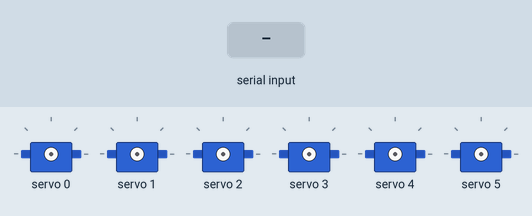
Recording of a sketch running on a simulated ESP32. On the bench: 6 × servo. Inputs (shaded band) come from the test bench. Random numbers use the default seed unless the sketch sets one; nothing arrives over Bluetooth unless stated; what the sketch prints to the serial monitor is not drawn.

Above: at 1.2 s.
1.3 s: "1" received over the second serial link
At 2.8 s:
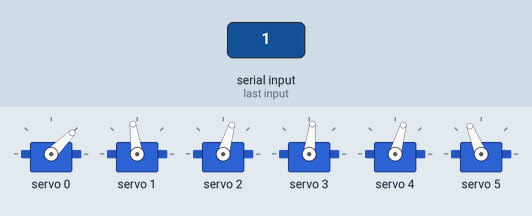
3.5 s: "2" received over the second serial link
At 5.0 s:
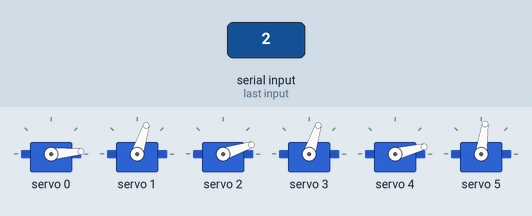
6.5 s: "1" received over the second serial link
8.7 s: "2" received over the second serial link
At 10.5 s:
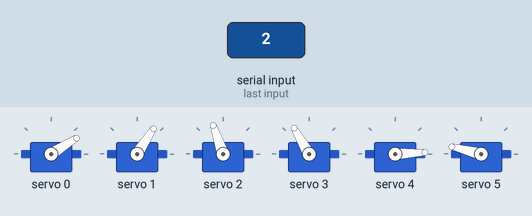
Timing chart, 0 to 11.9 s (numbered marks = the images above; inputs shaded):
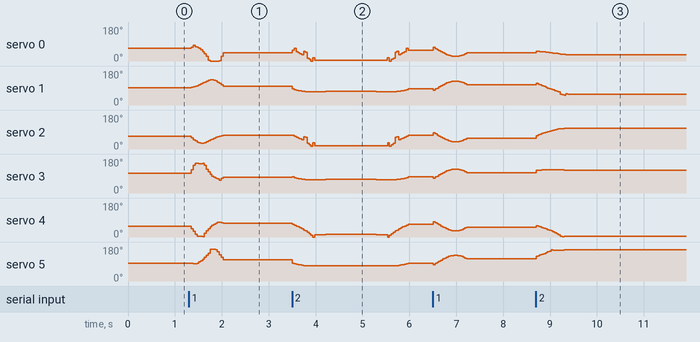

Measured:
- after the input at 8.7 s, servo 2: rises from 57° to 110° in 0.63 s, then falls to 109° in 0.08 s

The sketch:

xiaoai_robot_esp.ino
```cpp
#include <Wire.h>
#include <Adafruit_PWMServoDriver.h>
Adafruit_PWMServoDriver pwm = Adafruit_PWMServoDriver();
#include "BluetoothSerial.h"
#if !defined(CONFIG_BT_ENABLED) || !defined(CONFIG_BLUEDROID_ENABLED)
#error Bluetooth is not enabled! Please run `make menuconfig` to enable it
#endif
BluetoothSerial SerialBT;

#define SERVOMIN  150 // 这是舵机脉冲的最小计数值（在4096个计数值中）
#define SERVOMAX  600 // 这是舵机脉冲的最大计数值（在4096个计数值中）
#define USMIN  600 // 这是舵机最小脉冲的微秒值，基于最小脉冲计数值150
#define USMAX  2400 // 这是舵机最大脉冲的微秒值，基于最大脉冲计数值600
#define SERVO_FREQ 50 // 模拟舵机运行频率约为50 Hz
uint8_t servonum = 0;
int w0 = 0, w1 = 0, w2 = 0, w3 = 0, w4 = 0, w5 = 0;//各舵机初始角度为0度
//以下为动作列表，各舵机对应角度
int houyang[]={-1 , 6 , 8 , -1 , 3 , 6 ,
2 , 9 , 20 , 0 , 11 , 16 ,
5 , 21 , 32 , 4 , 19 , 26 ,
19 , 37 , 45 , 7 , 27 , 36 ,
14 , 50 , 59 , 11 , 34 , 45 ,
19 , 64 , 76 , 15 , 41 , 54 ,
23 , 89 , 82 , 20 , 47 , 62 ,
28 , 89 , 82 , 23 , 53 , 69 ,
32 , 87 , 81 , 27 , 57 , 76 ,
35 , 88 , 81 , 30 , 61 , 80 ,
37 , 89 , 81 , 32 , 63 , 83 ,
39 , 88 , 81 , 33 , 63 , 83 ,
39 , 88 , 81 , 34 , 62 , 80 ,
38 , 88 , 81 , 34 , 59 , 75 ,
37 , 88 , 82 , 33 , 55 , 68 ,
35 , 72 , 82 , 32 , 50 , 61 ,
33 , 58 , 64 , 31 , 45 , 53 ,
31 , 47 , 50 , 30 , 40 , 45 ,
30 , 37 , 39 , 29 , 34 , 37 };

int doudong[]={
  3 , 3 , 3 , 3 , 3 , 3 ,
10 , 10 , 10 , 10 , 10 , 10 ,
16 , 16 , 16 , 16 , 16 , 16 ,
22 , 22 , 22 , 22 , 22 , 22 ,
28 , 28 , 28 , 28 , 28 , 28 ,
34 , 34 , 34 , 34 , 34 , 34 ,
39 , 39 , 39 , 39 , 39 , 39 ,
44 , 44 , 44 , 44 , 44 , 44 ,
48 , 48 , 48 , 48 , 48 , 48 ,
51 , 51 , 51 , 51 , 51 , 51 ,
53 , 53 , 53 , 53 , 53 , 53 ,
54 , 54 , 54 , 54 , 54 , 54 ,
54 , 54 , 54 , 54 , 54 , 54 ,
53 , 53 , 53 , 53 , 53 , 53 ,
51 , 51 , 51 , 51 , 51 , 51 ,
48 , 48 , 48 , 48 , 48 , 48 ,
44 , 44 , 44 , 44 , 44 , 44 ,
39 , 39 , 39 , 39 , 39 , 39 ,
34 , 34 , 34 , 34 , 34 , 34
};

int yangtou[]=
{
  80 , 26 , 37 , 57 , 27 , 54 ,
81 , 37 , 41 , 57 , 31 , 57 ,
82 , 49 , 44 , 53 , 34 , 56 ,
84 , 63 , 47 , 48 , 38 , 53 ,
84 , 88 , 49 , 41 , 41 , 49 ,
77 , 85 , 51 , 33 , 43 , 45 ,
68 , 84 , 52 , 25 , 44 , 41 ,
60 , 82 , 50 , 17 , 44 , 37 ,
53 , 82 , 48 , 9 , 41 , 31 ,
48 , 82 , 40 , 2 , 35 , 26 ,
43 , 82 , 31 , -4 , 27 , 19 ,
42 , 82 , 23 , -10 , 18 , 13 ,
41 , 78 , 15 , -14 , 7 , 8 ,
45 , 62 , 8 , -15 , -3 , 5 ,
52 , 53 , 5 , -11 , -11 , 5 ,
65 , 48 , 4 , -5 , -17 , 8 ,
83 , 47 , 7 , 4 , -18 , 13 ,
82 , 50 , 11 , 13 , -16 , 21 ,
81 , 56 , 17 , 22 , -11 , 29
};

int doudong2[]=
{
  23 , 17 , 8 , 11 , 29 , 32 ,
32 , 19 , 3 , 9 , 43 , 51 ,
41 , 22 , -9 , 8 , 57 , 77 ,
49 , 26 , 0 , 8 , 73 , 87 ,
55 , 30 , 2 , 11 , 86 , 87 ,
60 , 34 , 8 , 17 , 86 , 83 ,
62 , 39 , 16 , 24 , 86 , 85 ,
62 , 44 , 26 , 33 , 87 , 86 ,
59 , 49 , 39 , 43 , 68 , 76 ,
54 , 54 , 54 , 54 , 54 , 55 ,
49 , 59 , 76 , 67 , 43 , 39 ,
44 , 62 , 85 , 87 , 33 , 26 ,
39 , 62 , 83 , 87 , 24 , 16 ,
34 , 60 , 85 , 87 , 17 , 8 ,
30 , 56 , 85 , 86 , 11 , 2 ,
26 , 49 , 85 , 74 , 8 , 0 ,
22 , 41 , 77 , 57 , 8 , -9 ,
19 , 33 , 52 , 43 , 9 , 3 ,
17 , 24 , 32 , 29 , 11 , 8
};

int act1_start[]={
  25 , -42 , 16 , -42 , 51 , -40 ,
72 , -37 , 16 , -39 , 51 , -35 ,
88 , -33 , 16 , -35 , 52 , -30 ,
71 , -29 , 16 , -31 , 53 , -25 ,
73 , -26 , 55 , -27 , -77 , 20 ,
72 , -22 , 18 , -23 , 56 , -15 ,
72 , -18 , 19 , -20 , -88 , -10 ,
72 , -15 , 60 , -16 , 60 , -6 ,
72 , -11 , 61 , -13 , 62 , -2 ,
71 , -8 , 63 , -9 , 65 , 1 ,
69 , -5 , 64 , -6 , 68 , 5 ,
70 , -2 , 66 , -3 , 72 , 9 ,
68 , 0 , 67 , -1 , 76 , 13 ,
67 , 1 , 69 , 0 , 83 , 16 ,
68 , 3 , 70 , 2 , 89 , 19 ,
68 , 5 , 71 , 4 , 88 , 21 ,
68 , 7 , 72 , 5 , 88 , 23 ,
68 , 8 , 73 , 6 , 87 , 25 ,
69 , 8 , 73 , 7 , 87 , 26
};

int act1_end[]={

69 , 8 , 73 , 7 , 87 , 26 ,
66 , 7 , 72 , 6 , 88 , 25 ,
68 , 6 , 70 , 6 , 88 , 23 ,
67 , 4 , 68 , 5 , 75 , 20 ,
69 , 2 , 65 , 4 , 66 , 17 ,
70 , 0 , 61 , 3 , 59 , 14 ,
72 , -3 , 58 , 2 , 53 , 10 ,
71 , -6 , 53 , 0 , 46 , 7 ,
72 , -9 , 9 , -1 , 40 , 3 ,
72 , -12 , 44 , -2 , 34 , 0 ,
71 , -16 , 38 , -4 , 29 , -3 ,
83 , -19 , 32 , -7 , 23 , -7 ,
63 , -22 , 26 , -9 , 17 , -10 ,
17 , -24 , -11 , -11 , 11 , -13 ,
35 , -27 , -15 , -13 , 6 , -16 ,
23 , -28 , 6 , -16 , 0 , -11 ,
10 , -29 , -24 , -18 , -5 , -21 ,
-1 , -29 , -28 , -20 , -12 , -23 ,
-13 , -28 , -32 , -23 , -18 , -24
};

int act2_start[]={
  3 , 1 , 0 , -1 , 0 , 0 ,
10 , 7 , 5 , 0 , 3 , 2 ,
17 , 12 , 10 , 2 , 7 , 5 ,
24 , 17 , 15 , 3 , 11 , 7 ,
31 , 23 , 19 , 5 , 14 , 10 ,
26 , 28 , 10 , 7 , 18 , 13 ,
45 , 33 , 27 , 9 , 21 , 16 ,
53 , 38 , 31 , 11 , 24 , 18 ,
60 , 44 , 35 , 13 , 27 , 21 ,
69 , 49 , 39 , 14 , 30 , 23 ,
81 , 55 , 43 , 16 , 33 , 25 ,
83 , 61 , 46 , 17 , 35 , 27 ,
83 , 67 , 49 , 18 , 38 , 29 ,
83 , 75 , 52 , 19 , 40 , 31 ,
84 , 89 , 54 , 20 , 41 , 32 ,
82 , 89 , 57 , 21 , 43 , 33 ,
85 , 89 , 58 , 22 , 44 , 34 ,
82 , 89 , 60 , 22 , 45 , 35 ,
79 , 89 , 60 , 22 , 46 , 36
};

int act2_end[]={

79 , 89 , 60 , 22 , 46 , 36 ,
82 , 89 , 60 , 22 , 45 , 35 ,
85 , 89 , 58 , 22 , 44 , 34 ,
82 , 89 , 57 , 21 , 43 , 33 ,
84 , 89 , 54 , 20 , 42 , 32 ,
83 , 75 , 52 , 19 , 40 , 31 ,
83 , 67 , 49 , 18 , 38 , 29 ,
83 , 61 , 46 , 17 , 35 , 27 ,
81 , 55 , 43 , 16 , 33 , 25 ,
69 , 49 , 39 , 14 , 30 , 23 ,
61 , 44 , 35 , 13 , 27 , 21 ,
53 , 38 , 32 , 11 , 24 , 18 ,
45 , 33 , 28 , 9 , 21 , 16 ,
26 , 28 , 10 , 7 , 18 , 13 ,
31 , 23 , 19 , 5 , 14 , 10 ,
25 , 18 , 15 , 3 , 11 , 7 ,
18 , 12 , 10 , 2 , 7 , 5 ,
10 , 7 , 5 , 0 , 3 , 2 ,
3 , 1 , 1 , -1 , 0 , 0
};

int act3[]={
  19 , 42 , 24 , 50 , 26 , 47 ,
15 , 37 , 25 , 53 , 30 , 48 ,
11 , 33 , 26 , 57 , 33 , 49 ,
7 , 29 , 28 , 61 , 37 , 50 ,
3 , 24 , 29 , 64 , 40 , 51 ,
0 , 20 , 30 , 69 , 44 , 51 ,
-2 , 16 , 31 , 73 , 48 , 51 ,
-6 , 12 , 33 , 78 , 52 , 52 ,
-8 , 8 , 34 , 85 , 56 , 52 ,
-11 , 5 , 35 , 83 , 60 , 52 ,
-14 , 1 , 36 , 83 , 65 , 52 ,
-16 , -2 , 37 , 84 , 70 , 51 ,
-18 , -5 , 39 , 84 , 76 , 51 ,
-19 , -20 , 40 , 84 , 84 , 51 ,
-20 , -22 , 41 , 84 , 87 , 50 ,
-21 , -24 , 42 , 86 , 86 , 49 ,
-22 , -16 , 43 , 86 , 86 , 49 ,
-22 , -18 , 44 , 86 , 85 , 48 ,
-21 , -19 , 45 , 86 , 86 , 47
};

int act4[]={
  37 , 33 , 34 , 29 , 33 , 30 ,
42 , 33 , 36 , 26 , 34 , 28 ,
47 , 33 , 38 , 22 , 35 , 25 ,
51 , 34 , 40 , 19 , 36 , 23 ,
57 , 34 , 42 , 16 , 37 , 21 ,
62 , 35 , 44 , 13 , 38 , 19 ,
69 , 36 , 46 , 11 , 39 , 20 ,
76 , 37 , 48 , 8 , 41 , 20 ,
67 , 38 , 50 , 6 , 42 , 20 ,
81 , 39 , 53 , 4 , 43 , 20 ,
80 , 40 , 55 , 2 , 44 , 20 ,
75 , 41 , 56 , 1 , 45 , 20 ,
80 , 42 , 58 , 0 , 47 , 21 ,
79 , 43 , 60 , -1 , 48 , 21 ,
77 , 44 , 61 , -2 , 49 , 21 ,
79 , 44 , 63 , -2 , 49 , 22 ,
79 , 45 , 64 , -3 , 50 , 22 ,
79 , 45 , 64 , -4 , 50 , 22 ,
78 , 46 , 65 , -4 , 51 , 22
};

int act5[]={
  34 , 32 , 39 , 34 , 32 , 26 ,
35 , 31 , 47 , 35 , 31 , 20 ,
36 , 31 , 54 , 36 , 31 , 15 ,
38 , 30 , 63 , 38 , 30 , 9 ,
39 , 30 , 73 , 39 , 30 , 4 ,
40 , 30 , 82 , 41 , 29 , -1 ,
42 , 29 , 81 , 43 , 29 , -3 ,
44 , 29 , 82 , 45 , 29 , -6 ,
45 , 30 , 84 , 47 , 29 , -9 ,
26 , 30 , 84 , 49 , 29 , -11 ,
49 , 30 , 82 , 51 , 29 , -13 ,
50 , 30 , 81 , 54 , 29 , -15 ,
52 , 30 , 85 , 56 , 29 , -17 ,
53 , 30 , 77 , 59 , 29 , -19 ,
54 , 31 , 78 , 61 , 29 , -20 ,
55 , 31 , 78 , 63 , 29 , -21 ,
56 , 31 , 77 , 65 , 29 , -22 ,
57 , 31 , 75 , 67 , 29 , -23 ,
57 , 31 , 75 , 68 , 29 , -23
};

int act6[]={
  36 , 30 , 31 , 28 , 38 , 35 ,
40 , 26 , 29 , 23 , 44 , 38 ,
44 , 23 , 27 , 18 , 50 , 40 ,
48 , 21 , 26 , 13 , 56 , 43 ,
52 , 18 , 25 , 9 , 63 , 47 ,
56 , 16 , 23 , 5 , 70 , 50 ,
60 , 15 , 23 , 1 , 80 , 54 ,
65 , 15 , 22 , -2 , 81 , 59 ,
51 , 14 , 21 , -5 , 81 , 64 ,
56 , 14 , 0 , -8 , 80 , 71 ,
82 , 14 , 20 , -11 , 81 , 86 ,
71 , 14 , 20 , -14 , 79 , 86 ,
79 , 13 , 20 , -16 , 80 , 85 ,
79 , 13 , 19 , -18 , 80 , 84 ,
79 , 13 , 19 , -20 , 77 , 82 ,
79 , 13 , 19 , -21 , 88 , 82 ,
79 , 13 , 19 , -22 , 88 , 84 ,
78 , 13 , 19 , -23 , 88 , 81 ,
78 , 13 , 19 , -23 , 77 , 81
};

int act7_start[]={
  8 , 1 , 4 , 7 , 2 , 5 ,
20 , 6 , 12 , 19 , 8 , 15 ,
32 , 12 , 19 , 29 , 15 , 21 ,
44 , 17 , 27 , 40 , 21 , 35 ,
56 , 22 , 34 , 49 , 27 , 44 ,
69 , 27 , 40 , 58 , 32 , 55 ,
85 , 32 , 45 , 67 , 37 , 65 ,
80 , 34 , 49 , 73 , 42 , 80 ,
80 , 36 , 51 , 78 , 44 , 89 ,
80 , 39 , 52 , 80 , 45 , 88 ,
80 , 36 , 51 , 78 , 44 , 89 ,
80 , 34 , 49 , 73 , 42 , 80 ,
85 , 32 , 45 , 67 , 38 , 66 ,
69 , 27 , 40 , 59 , 32 , 55 ,
56 , 22 , 34 , 50 , 27 , 44 ,
44 , 17 , 27 , 40 , 21 , 35 ,
33 , 12 , 20 , 30 , 15 , 21 ,
21 , 7 , 12 , 19 , 8 , 15 ,
8 , 1 , 4 , 7 , 2 , 6
};

int act7_end[]={
  1 , 8 , 5 , 2 , 7 , 4 ,
6 , 20 , 15 , 8 , 19 , 12 ,
12 , 32 , 21 , 15 , 29 , 19 ,
17 , 44 , 35 , 21 , 40 , 27 ,
22 , 56 , 44 , 27 , 49 , 34 ,
27 , 69 , 55 , 32 , 58 , 40 ,
32 , 85 , 65 , 37 , 67 , 45 ,
34 , 80 , 80 , 42 , 73 , 49 ,
36 , 81 , 88 , 44 , 78 , 51 ,
39 , 81 , 88 , 45 , 80 , 52 ,
36 , 80 , 88 , 44 , 78 , 51 ,
34 , 80 , 80 , 42 , 73 , 49 ,
32 , 85 , 66 , 38 , 67 , 45 ,
27 , 69 , 55 , 32 , 59 , 40 ,
22 , 56 , 44 , 27 , 50 , 34 ,
17 , 44 , 35 , 21 , 40 , 27 ,
12 , 33 , 21 , 15 , 30 , 20 ,
7 , 21 , 15 , 8 , 19 , 12 ,
1 , 8 , 6 , 2 , 7 , 4
};

int act8_start[]={
  18 , 10 , 18 , 10 , 18 , 10 ,
23 , 7 , 8 , 7 , 23 , 7 ,
28 , 4 , 28 , 4 , 28 , 4 ,
33 , 1 , 33 , 1 , 33 , 1 ,
38 , 0 , 38 , 0 , 38 , 0 ,
44 , -2 , 44 , -2 , 44 , -2 ,
25 , -3 , 25 , -3 , 50 , -3 ,
30 , -4 , 30 , -4 , 56 , -4 ,
63 , -5 , 63 , -5 , 63 , -5 ,
70 , -5 , 70 , -5 , 70 , -5 ,
79 , -5 , 79 , -5 , 79 , -5 ,
61 , -5 , 61 , -5 , 89 , -5 ,
75 , -5 , 75 , -5 , 75 , -5 ,
75 , -5 , 75 , -5 , 75 , -5 ,
76 , -4 , 75 , -4 , 75 , -4 ,
76 , -4 , 75 , -4 , 76 , -4 ,
75 , -4 , 76 , -4 , 75 , -4 ,
75 , -4 , 75 , -4 , 75 , -4 ,
75 , -3 , 74 , -3 , 74 , -3
};
int act8_end[]={
  75 , -3 , 74 , -3 , 74 , -3 ,
75 , -4 , 75 , -4 , 75 , -4 ,
75 , -4 , 76 , -4 , 75 , -4 ,
76 , -4 , 75 , -4 , 76 , -4 ,
76 , -4 , 75 , -4 , 76 , -4 ,
75 , -5 , 75 , -5 , 75 , -5 ,
75 , -5 , 75 , -5 , 75 , -5 ,
61 , -5 , 61 , -5 , 89 , -5 ,
79 , -5 , 79 , -5 , 79 , -5 ,
70 , -5 , 70 , -5 , 70 , -5 ,
63 , -5 , 63 , -5 , 63 , -5 ,
30 , -4 , 30 , -4 , 56 , -4 ,
25 , -3 , 25 , -3 , 50 , -3 ,
44 , -2 , 44 , -2 , 44 , -2 ,
38 , 0 , 38 , 0 , 38 , 0 ,
33 , 1 , 33 , 1 , 33 , 1 ,
28 , 4 , 28 , 4 , 28 , 4 ,
23 , 7 , 8 , 7 , 23 , 7 ,
18 , 10 , 18 , 10 , 18 , 10
};

void setup() {
  Serial.begin(115200);
  pwm.begin();
  pwm.setOscillatorFrequency(27000000);
  pwm.setPWMFreq(SERVO_FREQ);  // 模拟舵机运行频率约为50 Hz
  SerialBT.begin("ESP32"); // Bluetooth device name
  Serial.println("The device started, now you can pair it with bluetooth!");
  while (!SerialBT.connected()) {
    delay(100);
  }
  Serial.println("Bluetooth connected!");
}

void setServoPulse(uint8_t n, double pulse) {
  double pulselength;
  pulselength = 1000000;   // 每秒有1,000,000微秒
  pulselength /= SERVO_FREQ;   // 模拟舵机运行频率约为50 Hz
  pulselength /= 4096;  // 12位分辨率
  pulse *= 1000000;  // 将输入的秒数转换为微秒
  pulse /= pulselength;
  pwm.setPWM(n, 0, pulse);
}

void Action(int arr[])
{
    int len = 114;
    //Serial.println(len);
    for(int i=0;i<len/6;i++)
    {
    w2=arr[0+i*6];
    w1=arr[1+i*6];
    w0=arr[2+i*6];
    w5=arr[3+i*6];
    w4=arr[4+i*6];
    w3=arr[5+i*6];
    if(-90<w2 and w2<90 and -90<w1 and w1<90 and -90<w0 and w0<90 and -90<w5 and w5<90 and -90<w4 and w4<90 and -90<w3 and w3<90)
    {// 根据接收到的值设置舵机位置
    pwm.setPWM(0, 0, 270 - w0 * 2); // 越小越上
    pwm.setPWM(1, 0, 270 + w1 * 2); // 越小越下
    pwm.setPWM(2, 0, 300 - w2 * 2); // 越小越上
    pwm.setPWM(3, 0, 270 + w3 * 2); // 越小越下
    pwm.setPWM(4, 0, 290 - w4 * 2); // 越小越上
    pwm.setPWM(5, 0, 290 + w5 * 2); // 越小越下
    }
     delay(36);
    }
}


void loop() {
  if (Serial.available()) {
    char s1=Serial.read();
    SerialBT.write(s1);
  }
  if (SerialBT.available()) {
    char s2=SerialBT.read();//蓝牙接收命令
    Serial.write(s2);
    if(s2=='1')//被唤醒
    {
    int num = random(1, 5); // num是1，2，3，4中的一个
      if(num==1)
    {
      Action(houyang);
    }
      if(num==2)
    {
      Action(doudong);
    }
      if(num==3)
    {
      Action(yangtou);
    }
      if(num==4)
    {
      Action(doudong2);
    }
    num=0;
  }

    if(s2=='2')//未唤醒时的随机动作
    {
    int num = random(1, 10); // num是1，2，3..10中的一个
    if(num==1)
    {
      Action(act1_start);
      delay(1000);
      Action(act1_end);
    }
        if(num==2)
    {
      Action(act2_start);
      delay(1000);
      Action(act2_end);
    }
        if(num==3)
    {
      Action(act3);
    }
        if(num==4)
    {
      Action(act4);
    }

        if(num==5)
    {
      Action(act5);
    }
        if(num==6)
    {
      Action(act6);
    }

        if(num==7)
    {
      Action(act7_start);
      delay(1000);
      Action(act7_end);
    }

        if(num==8)
    {
      Action(act8_start);
      delay(1000);
      Action(act8_end);
    }
        if(num==9)
    {
      Action(doudong2);
    }
    num=0;
  }

}
  delay(10);
}
```
